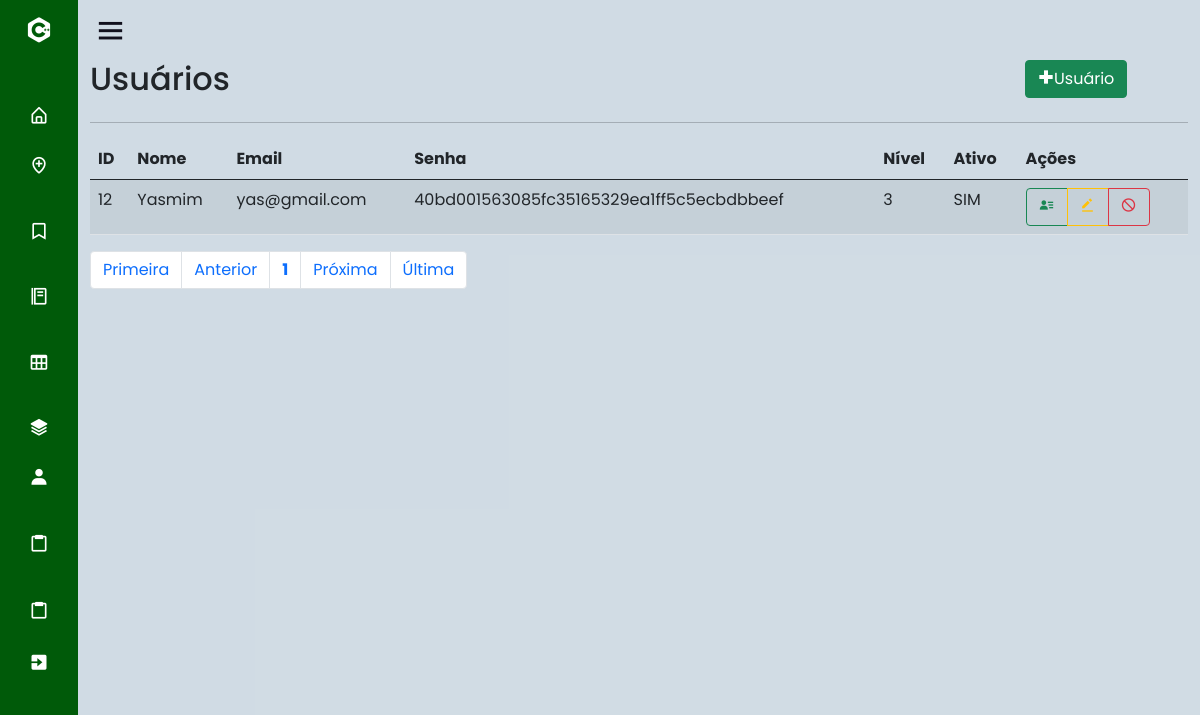
Before: /index.php?page=lista_usu (signed in) with the older database file.
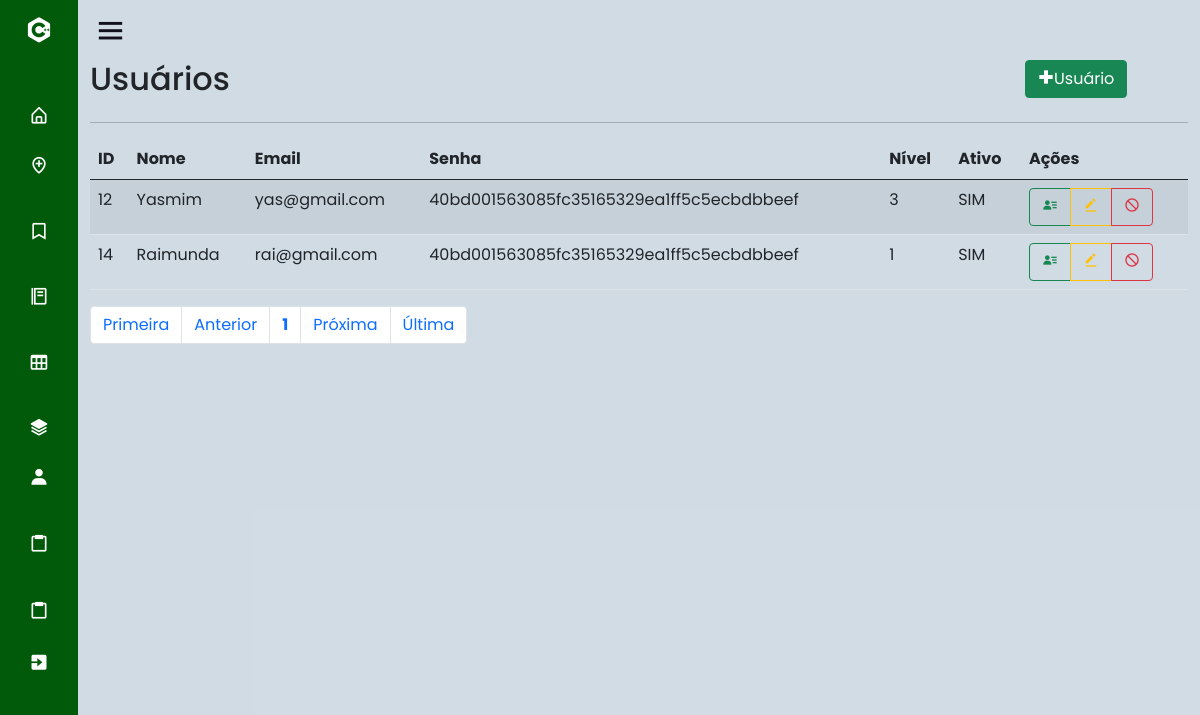
After: the same page with the newer database file.
### tables this page shows
CREATE TABLE IF NOT EXISTS `usuario` (
  `id_cli` int(11) NOT NULL AUTO_INCREMENT,
  `nome` varchar(45) NOT NULL,
  `email` varchar(45) NOT NULL,
  `senha` varchar(100) NOT NULL,
  `nivel` int(1) DEFAULT NULL,
  `ativo` tinyint(1) DEFAULT NULL,
  PRIMARY KEY (`id_cli`),
  KEY `nivel` (`nivel`)
);

### sis/usuario/lista_usu.php (the view, shortened to what this page needs)
<div id="main" class="container-fluid">
	<div id="top" class="row">
		<div class="col-md-10">
			<h2>Usuários</h2>
		</div>
		<div class="col-md-2">
			<a href="?page=fcad_usu" class="btn btn-success pull-right h2"><i class='bx bx-plus-medical'></i>Usuário</a>
		</div>
	</div>
	<hr/>
	<div id="bloco-list-pag">
		<div id="list" class="row">
			<div class="table-responsive col-xs-12">
				<?php
					$quantidade = 5;
					$pagina = (isset($_GET['pagina'])) ? (int)$_GET['pagina'] : 1;
					$inicio = ($quantidade * $pagina) - $quantidade;
					$data_all = mysqli_query($con, "select * from usuario order by id_cli asc limit $inicio, $quantidade;") or die(mysqli_error());
					echo "<table class='table table-striped' cellspacing='0' cellpading='0'>";
					echo "<thead><tr>";
					echo "<td><strong>ID</strong></td>";
					echo "<td><strong>Nome</strong></td>";
					echo "<td><strong>Email</strong></td>";
					echo "<td><strong>Senha</strong></td>";
					echo "<td><strong>Nível</strong></td>";
					echo "<td><strong>Ativo</strong></td>";
					echo "<td class='actions'><strong>Ações</strong></td>";
					echo "</tr></thead><tbody>";
					while($info = mysqli_fetch_array($data_all)){
						echo "<tr>";
						echo "<td>".$info['id_cli']."</td>";
						echo "<td>".$info['nome']."</td>";
						echo "<td>".$info['email']."</td>";
						echo "<td>".$info['senha']."</td>";
						echo "<td>".$info['nivel']."</td>";
						if($info['ativo'] == 1){
							echo "<td>SIM</td>";
						}else if($info['ativo'] == 0){
							echo "<td>NÃO</td>";
						}
						echo "<td><div class='btn-group btn-group-xs'>";
						echo "<a class='btn btn-outline-success btn-xs' href=?page=view_usu&id_cli=".$info['id_cli']."> <i class='bx bxs-user-detail'></i> </a>";
						echo "<a class='btn btn-outline-warning btn-xs' href=?page=fedit_usu&id_cli=".$info['id_cli']."> <i class='bx bxs-edit-alt'></i> </a>";
						if($info['ativo'] == 1){
							echo "<a class='btn btn-outline-danger btn-xs'  href=?page=block_usu&id_cli=".$info['id_cli']."> <i class='bx bx-block'></i> </a>";
						}else if($info['ativo'] == 0){
							echo "<a class='btn btn-outline-success btn-xs'  href=?page=ativa_usu&id_cli=".$info['id_cli']."><i class='bx bx-lock-open'></i></a></div></td>";
						}
					}
					echo "</tr></tbody></table>";
				?>
			</div>
		</div>
		<div id="bottom" class="row">
			<div class="col-md-12">
				<?php
					$sqlTotal 		= "select id_cli from usuario;";
					$qrTotal  		= mysqli_query($con, $sqlTotal) or die (mysqli_error());
					$numTotal 		= mysqli_num_rows($qrTotal);
					$totalpagina = (ceil($numTotal/$quantidade)<=0) ? 1 : ceil($numTotal/$quantidade);
					$anterior = (($pagina-1) <= 0) ? 1 : $pagina - 1;
					$posterior = (($pagina+1) >= $totalpagina) ? $totalpagina : $pagina+1;
					echo "<ul class='pagination'>";
					echo "<li class='page-item'><a class='page-link' href='?page=lista_usu&pagina=1'> Primeira</a></li> ";
					echo "<li class='page-item'><a class='page-link' href=\"?page=lista_usu&pagina=$anterior\"> Anterior</a></li> ";
					echo "<li class='page-item'><a class='page-link' href='?page=lista_usu&pagina=".$pagina."'><strong>".$pagina."</strong></a></li> ";
					echo "<li class='page-item'><a class='page-link' href=\"?page=lista_usu&pagina=$posterior\"> Pr&oacute;xima</a></li> ";
					echo "<li class='page-item'><a class='page-link' href=\"?page=lista_usu&pagina=$totalpagina\"> &Uacute;ltima</a></li></ul>";
				?>
			</div>
		</div>
	</div>
</div>

### index.php (shortened to what this page needs)
<!doctype html>
<html lang="pt-br">
  <head>
    <link rel="stylesheet" href="css/style.css">
    <link href='https://unpkg.com/boxicons@2.0.7/css/boxicons.min.css' rel='stylesheet'>
    <link href="https://cdn.jsdelivr.net/npm/bootstrap@5.0.2/dist/css/bootstrap.min.css" rel="stylesheet">
  </head>
  <body>
    <?php
      switch($_SESSION['UsuarioNivel']){
        case 3: include "base/sidebar3.php"; break; exit;
      }
      ?>
<section class="home-section">
  <div class="home-content">
    <i class='bx bx-menu' ></i>
  </div>
  <?php
    include "base/ch_pages.php";
  ?>
    </section>
  </body>
</html>

### base/sidebar3.php (shortened to what this page needs)
<div class="sidebar close">
    <div class="logo-details">
      <i class='bx bxl-c-plus-plus'></i>
    </div>
    <ul class="nav-links">
      <li>
        <a href="?page=home">
          <i class='bx bx-home-alt' ></i>
        </a>
      </li>
      <li>
        <a href="?page=lista_local">
        <i class='bx bx-location-plus'></i>
        </a>
      </li>
      <li>
        <a href="?page=lista_marca">
          <i class='bx bx-bookmark'></i>
        </a>
      </li>
      <li>
        <a href="?page=lista_res">
          <i class='bx bx-food-menu'></i>
        </a>
      </li>
      <li>
        <a href="?page=lista_mesa">
          <i class='bx bx-table'></i>
        </a>
      </li>
      <li>
        <a href="?page=lista_invent">
          <i class='bx bxs-layer'></i>
        </a>
      </li>
      <li>
        <a href="?page=lista_usu">
          <i class='bx bxs-user'></i>
        </a>
      </li>
      <li>
        <a href="?page=lista_demand">
          <i class='bx bx-clipboard'></i>
        </a>
      </li>
      <li>
        <a href="?page=lista_fixa">
          <i class='bx bx-clipboard'></i>
        </a>
      </li>
      <li>
        <a href="?page=logout">
          <i class='bx bxs-exit'></i>
        </a>
      </li>
    </ul>
  </div>

### base/ch_pages.php (shortened to what this page needs)
<?php
    if(isset($_GET['page'])){
        switch ($_GET['page']) {
            case 'lista_usu':
                include "sis/usuario/lista_usu.php";
                break;
        }
    }
    else {
        header("location: base/login.html");
    }
?>

### css/style.css (style rules this page uses)
* { margin: 0; padding: 0; box-sizing: border-box; font-family: 'Poppins', sans-serif; }
.sidebar { position: fixed; top: 0; left: 0; height: 100%; width: 260px; background: #005A09; z-index: 100; transition: all 0.5s ease; }
.sidebar.close { width: 78px; }
.sidebar .logo-details { height: 60px; width: 100%; display: flex; align-items: center; }
.sidebar .logo-details i { font-size: 30px; color: #fff; height: 50px; min-width: 78px; text-align: center; line-height: 50px; }
.sidebar .nav-links { height: 100%; padding: 30px 0 150px 0; overflow: auto; }
.sidebar.close .nav-links { overflow: visible; }
.sidebar .nav-links li { position: relative; list-style: none; transition: all 0.4s ease; }
.sidebar .nav-links li i { height: 50px; min-width: 78px; text-align: center; line-height: 50px; color: #fff; font-size: 20px; cursor: pointer; transition: all 0.3s ease; }
.sidebar .nav-links li a { display: flex; align-items: center; text-decoration: none; }
.home-section { position: relative; background: #184e7733; height: 100vh; left: 260px; width: calc(100% - 260px); transition: all 0.5s ease; }
.sidebar.close ~ .home-section { left: 78px; width: calc(100% - 78px); }
.home-section .home-content { height: 60px; display: flex; align-items: center; }
.home-section .home-content .bx-menu, .home-section .home-content .text { color: #11101d; font-size: 35px; }
.home-section .home-content .bx-menu { margin: 0 15px; cursor: pointer; }

Changed rows visible on the page:
added usuario: id_cli "14", nome "Raimunda", email "rai@gmail.com", senha "40bd001563085fc35165329ea1ff5c5ecbdbbeef", nivel "1", ativo "SIM"
